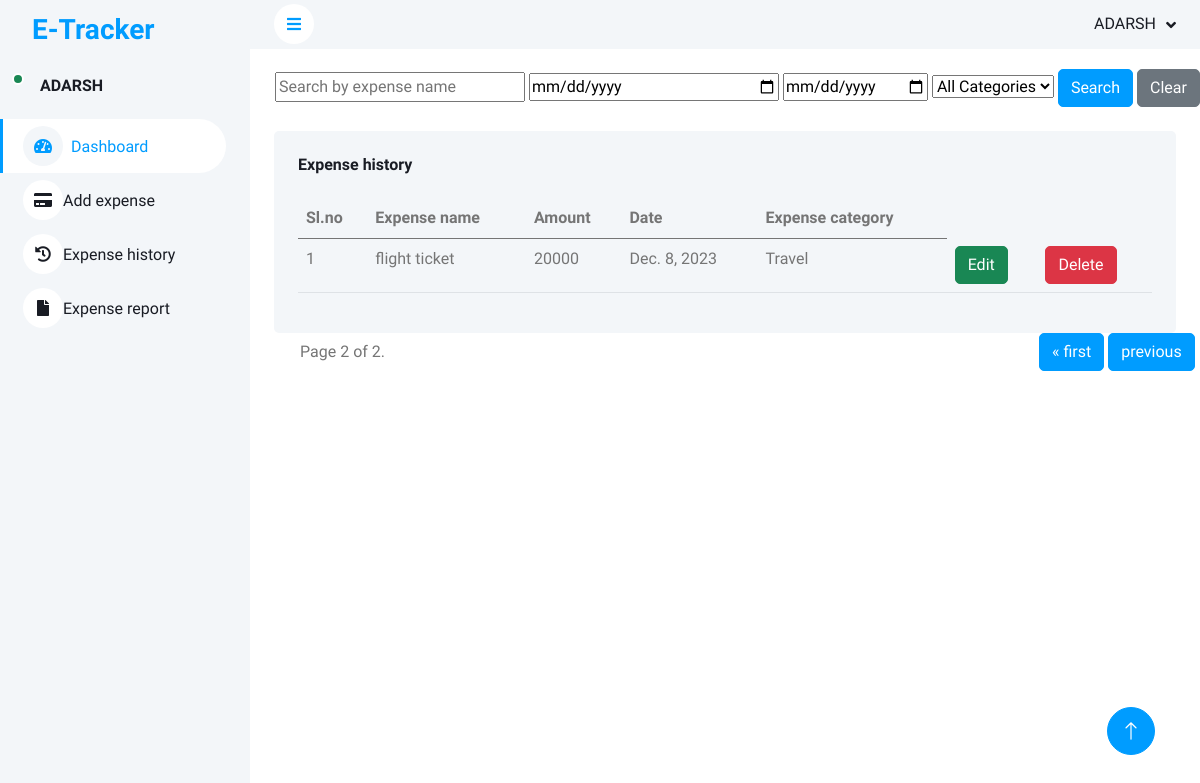
/userapp/expense_history/?page=2 (signed in), run on the app's committed database.
### accounts/models.py (models this page shows)
class CustomUser(AbstractUser):
    email = models.EmailField(unique=True)
    groups = models.ManyToManyField('auth.Group', related_name='custom_users')
    user_permissions = models.ManyToManyField('auth.Permission', related_name='custom_users')

### userapp/models.py (models this page shows, shortened)
class expense(models.Model):
    user = models.ForeignKey(settings.AUTH_USER_MODEL, on_delete=models.CASCADE)
    expense_name = models.CharField(max_length=50)
    amount = models.IntegerField()
    date = models.DateField()
    category = models.CharField(max_length=50)
    created_at = models.DateTimeField(auto_now_add=True)

### userapp/views.py (the view)
# urls.py: path('expense_history/', views.expense_history, name='expense_history'),
@login_required
def expense_history(req):
    current_user = req.user
    all_expenses = expense.objects.filter(user=current_user)
    search_query = req.GET.get('search')
    if search_query:
        all_expenses = all_expenses.filter(Q(expense_name__icontains=search_query))
    start_date = req.GET.get('start_date')
    end_date = req.GET.get('end_date')
    if start_date and end_date:
        all_expenses = all_expenses.filter(date__range=[start_date, end_date])
    category = req.GET.get('category')
    if category:
        all_expenses = all_expenses.filter(category=category)
    paginator = Paginator(all_expenses, 10)  # 10 items per page
    page_number = req.GET.get('page')
    page = paginator.get_page(page_number)
    return render(req, 'expense_history.html', {
        'page': page,
        'search_query': search_query,
        'start_date': start_date,
        'end_date': end_date,
        'category': category,
    })

### userapp/templates/expense_history.html (shortened to what this page needs)
<!DOCTYPE html>
{% extends "index.html" %}
{% block content %}
<html lang="en">
<head>
</head>
<body>
    <div style="margin-left:25px;margin-top:20px">
    <form method="get" action="{% url 'expense_history' %}" >
        <input   style="width:250px" type="text" name="search" placeholder="Search by expense name" {% if search_query %}value="{{ search_query }}"{% endif %}>
        <input type="date"  style="width:250px;" name="start_date" placeholder="Start Date" {% if start_date %}value="{{ start_date }}"{% endif %}>
        <input type="date" name="end_date" placeholder="End Date" {% if end_date %}value="{{ end_date }}"{% endif %}>
        <select name="category">
            <option value="" {% if not category %}selected{% endif %}>All Categories</option>
        </select>
        <button type="submit" class="btn btn-primary">Search</button>
        <a href="{% url 'expense_history' %}" class="btn btn-secondary">Clear</a>
    </form>
</div>
    <div class="container-fluid pt-4 px-4">
        <div class="row g-4">
            <div class="col-sm-12 col-xl">
                <div class="bg-light rounded h-100 p-4">
                    <h6 class="mb-4">Expense history</h6>
                    <div class="table-responsive">
                        <table class="table">
                            <thead>
                                <tr>
                                    <th scope="col">Sl.no</th>
                                    <th scope="col">Expense name</th>
                                    <th scope="col">Amount</th>
                                    <th scope="col">Date</th>
                                    <th scope="col">Expense category</th>
                                </tr>
                            </thead>
                            <tbody>
                                {% for i in page.object_list %}
                                <tr>
                                    <td>{{ forloop.counter }}</td>
                                    <td>{{ i.expense_name }}</td>
                                    <td>{{ i.amount }}</td>
                                    <td>{{ i.date }}</td>
                                    <td>{{ i.category }}</td>
                                    <td>
                                       <form action="{% url 'expense_edit' dataid=i.id %}">
                                            <button type="submit" class="btn btn-success mr-2">Edit</button>
                                        </form>
                                    </td>
                                    <td>
                                        <form action="{% url "expense_delete" dataid=i.id %}">
                                            <button type="submit" class="btn btn-danger mr-2">Delete</button>
                                        </form>
                                    </td>
                                </tr>
                                {% endfor %}
                            </tbody>
                        </table>
                    </div>
                </div>
            </div>
        </div>
    </div>
    <div class="pagination">
        <span class="step-links">
            <span class="current-page" style="margin-left:50px">Page {{ page.number }} of {{ page.paginator.num_pages }}.</span>
            {% if page.has_previous %}
            <a href="?page=1" class='btn btn-primary' style="margin-left:650px">&laquo; first</a>
            <a href="?page={{ page.previous_page_number }}" class='btn btn-primary'>previous</a>
            {% endif %}
        </span>
    </div>
</body>
</html>
{% endblock %}

### userapp/templates/index.html (shortened to what this page needs)
<!DOCTYPE html>
{% load static %}
<html lang="en">
<head>
    <link href="https://cdnjs.cloudflare.com/ajax/libs/font-awesome/5.10.0/css/all.min.css" rel="stylesheet">
    <link href="https://cdn.jsdelivr.net/npm/bootstrap-icons@1.4.1/font/bootstrap-icons.css" rel="stylesheet">
    <link href="{% static 'lib/owlcarousel/assets/owl.carousel.min.css' %}" rel="stylesheet">
    <link href="{% static 'lib/tempusdominus/css/tempusdominus-bootstrap-4.min.css' %}" rel="stylesheet" />
    <link href="{% static 'css/bootstrap.min.css' %}" rel="stylesheet">
    <link href="{% static 'css/style.css' %}" rel="stylesheet">
</head>
<body>
    <div class="container-xxl position-relative bg-white d-flex p-0">
        <div class="sidebar pe-4 pb-3">
            <nav class="navbar bg-light navbar-light">
                <a href="index.html" class="navbar-brand mx-4 mb-3">
                    <h3 class="text-primary">E-Tracker</h3>
                </a>
                <div class="d-flex align-items-center ms-4 mb-4">
                    <div class="position-relative">
                        <div class="bg-success rounded-circle border border-2 border-white position-absolute end-0 bottom-0 p-1"></div>
                    </div>
                    <div class="ms-3">
                        <h6 class="mb-0">
                            {% if user.is_authenticated %}
                               {{ user.username }}
                            {% endif %}
                        </h6>
                    </div>
                </div>
                <div class="navbar-nav w-100">
                    <a href="{% url "index" %}" class="nav-item nav-link active"><i class="fa fa-tachometer-alt me-2"></i>Dashboard</a>
                    <div class="nav-item dropdown">
                        <a href="{% url "add_expense" %}" class="nav-link " ><i class="fa fa-credit-card"></i>Add expense</a>
                    </div>
                    <a href="{% url "expense_history" %}" class="nav-item nav-link"><i class="fa fa-history"></i>Expense history</a>
                    <a href="{% url "expense_report" %}" class="nav-item nav-link"><i class="fa fa-file"></i>Expense report</a>
                </div>
            </nav>
        </div>
        <div class="content">
            <nav class="navbar navbar-expand bg-light navbar-light sticky-top px-4 py-0">
                <a href="#" class="sidebar-toggler flex-shrink-0">
                    <i class="fa fa-bars"></i>
                </a>
                <div class="navbar-nav align-items-center ms-auto">
                    <div class="nav-item dropdown">
                        <a href="#" class="nav-link dropdown-toggle" data-bs-toggle="dropdown">
                            {% if user.is_authenticated %}
                               {{ user.username }}
                            {% endif %}
                        </a>
                    </div>
                </div>
            </nav>
            {% block content %}{% endblock %}
        </div>
        <a href="#" class="btn btn-lg btn-primary btn-lg-square back-to-top"><i class="bi bi-arrow-up"></i></a>
    </div>
</body>
</html>

### accounts/static/css/style.css (style rules this page uses)
:root { --primary: #009CFF; --light: #F3F6F9; --dark: #191C24; }
.back-to-top { position: fixed; display: none; right: 45px; bottom: 45px; z-index: 99; }
.btn { transition: .5s; }
.btn.btn-primary { color: #FFFFFF; }
.btn-lg-square { width: 48px; height: 48px; }
.btn-square, .btn-sm-square, .btn-lg-square { padding: 0; display: inline-flex; align-items: center; justify-content: center; font-weight: normal; border-radius: 50px; }
.sidebar { position: fixed; top: 0; left: 0; bottom: 0; width: 250px; height: 100vh; overflow-y: auto; background: var(--light); transition: 0.5s; z-index: 999; }
.content { margin-left: 250px; min-height: 100vh; background: #FFFFFF; transition: 0.5s; }
@media (min-width: 992px) { .sidebar { margin-left: 0; } }
@media (min-width: 992px) { .content { width: calc(100% - 250px); } }
.sidebar .navbar .navbar-nav .nav-link { padding: 7px 20px; color: var(--dark); font-weight: 500; border-left: 3px solid var(--light); border-radius: 0 30px 30px 0; outline: none; }
.sidebar .navbar .navbar-nav .nav-link:hover, .sidebar .navbar .navbar-nav .nav-link.active { color: var(--primary); background: #FFFFFF; border-color: var(--primary); }
.sidebar .navbar .navbar-nav .nav-link i { width: 40px; height: 40px; display: inline-flex; align-items: center; justify-content: center; background: #FFFFFF; border-radius: 40px; }
.sidebar .navbar .navbar-nav .nav-link:hover i, .sidebar .navbar .navbar-nav .nav-link.active i { background: var(--light); }
.content .navbar .navbar-nav .nav-link { margin-left: 25px; padding: 12px 0; color: var(--dark); outline: none; }
.content .navbar .sidebar-toggler, .content .navbar .navbar-nav .nav-link i { width: 40px; height: 40px; display: inline-flex; align-items: center; justify-content: center; background: #FFFFFF; border-radius: 40px; }
.content .navbar .dropdown-toggle::after { margin-left: 6px; vertical-align: middle; border: none; content: "\f107"; font-family: "Font Awesome 5 Free"; font-weight: 900; transition: .5s; }

### data on the page
CustomUser: username "ADARSH"
expense: expense_name "flight ticket", amount "20000", date "Dec. 8, 2023", category "Travel"

### other printed values
{{ page.number }} "2"
{{ page.paginator.num_pages }} "2"
